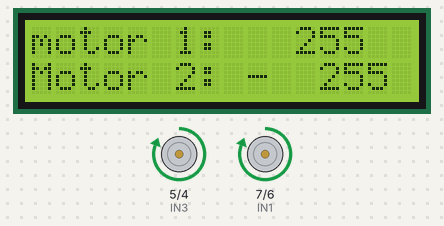
Bench run of a sketch on a simulated Arduino Uno, built with avr-gcc and run on an emulated ATmega328P. Parts: 16×2 character LCD, motor-driver pin pairs drawn as motors (green arrow = first pin HIGH = forward, orange = second pin HIGH = backward, longer = more drive).

Above: at 0.1 s.
At 15.2 s:
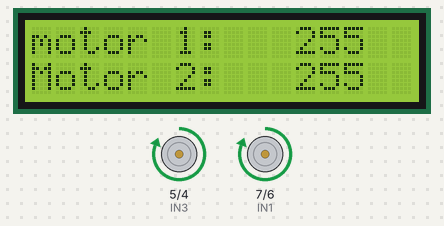
At 20.2 s:
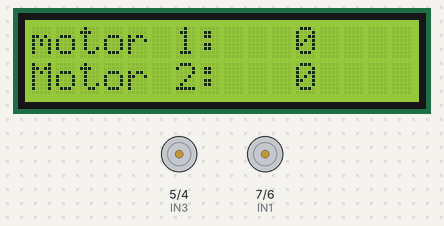
Timing chart, 0 to 127.0 s (numbered marks = the images above):
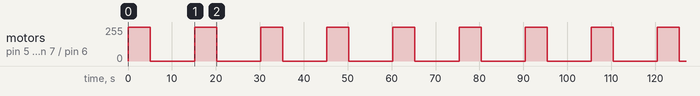

Measured:
- by itself, motor on pin 5 (IN3) / pin 4 (IN4), motor on pin 7 (IN1) / pin 6 (IN2): alternates forward 255/255 for 5.0 s and stopped for 10.0 s
- what the display in image 1 shows lasts 5.1 s, from 15.1 s to 20.2 s

The sketch:

Motor.ino
```cpp
#include <LiquidCrystal_I2C.h>
#include <Wire.h>
#define IN1  7
#define IN2 6
#define IN3 5
#define IN4 4
#define MAX_SPEED 255 //từ 0-255
#define MIN_SPEED 0
LiquidCrystal_I2C lcd(0x27,16,2);
void setup()
{
  lcd.init();
  lcd.backlight();
  pinMode(IN1, OUTPUT);
  pinMode(IN2, OUTPUT);
  pinMode(IN3, OUTPUT);
  pinMode(IN4, OUTPUT);
}

void motor_1_Dung() {
  digitalWrite(IN1, LOW);
  digitalWrite(IN2, LOW);
}

void motor_2_Dung() {
  digitalWrite(IN3, LOW);
  digitalWrite(IN4, LOW);
}

void motor_1_Tien(int speed) { //speed: từ 0 - MAX_SPEED
  speed = constrain(speed, MIN_SPEED, MAX_SPEED);//đảm báo giá trị nằm trong một khoảng từ 0 - MAX_SPEED - http://arduino.vn/reference/constrain
  digitalWrite(IN1, HIGH);// chân này không có PWM
  analogWrite(IN2, 255 - speed);
}

void motor_1_Lui(int speed) {
  speed = constrain(speed, MIN_SPEED, MAX_SPEED);//đảm báo giá trị nằm trong một khoảng từ 0 - MAX_SPEED - http://arduino.vn/reference/constrain
  digitalWrite(IN1, LOW);// chân này không có PWM
  analogWrite(IN2, speed);
}

void motor_2_Tien(int speed) { //speed: từ 0 - MAX_SPEED
  speed = constrain(speed, MIN_SPEED, MAX_SPEED);//đảm báo giá trị nằm trong một khoảng từ 0 - MAX_SPEED - http://arduino.vn/reference/constrain
  analogWrite(IN3, speed);
  digitalWrite(IN4, LOW);// chân này không có PWM
}

void motor_2_Lui(int speed) {
  speed = constrain(speed, MIN_SPEED, MAX_SPEED);//đảm báo giá trị nằm trong một khoảng từ 0 - MAX_SPEED - http://arduino.vn/reference/constrain
  analogWrite(IN4, 255 - speed);
  digitalWrite(IN3, HIGH);// chân này không có PWM
}

void loop()
{
  // NGUOC CHIEU
  lcd.print("motor 1: ");
  lcd.setCursor(11,0);
  lcd.print(MAX_SPEED);
  lcd.setCursor(0,1);
  lcd.print("Motor 2: -");
  lcd.setCursor(12,1);
  lcd.print(MAX_SPEED);

  motor_1_Tien(MAX_SPEED); // motor 1 tiến
  motor_2_Lui(MAX_SPEED); //motor 2 lùi
  delay(5000);
  lcd.clear();


  motor_1_Dung();
  motor_2_Dung();
  lcd.print("motor 1: ");
  lcd.setCursor(11,0);
  lcd.print(0);
  lcd.setCursor(0,1);
  lcd.print("Motor 2: ");
  lcd.setCursor(11,1);
  lcd.print(0);

  delay(10000);//dừng 10s

  lcd.clear();
  //Cung chieu:
  lcd.print("motor 1: ");
  lcd.setCursor(11,0);
  lcd.print(MAX_SPEED);
  lcd.setCursor(0,1);
  lcd.print("Motor 2: ");
  lcd.setCursor(11,1);
  lcd.print(MAX_SPEED);

  motor_1_Tien(MAX_SPEED); // motor 1 tiến
  motor_2_Tien(MAX_SPEED); //motor 2 lùi
  delay(5000);
  lcd.clear();

  motor_1_Dung();
  motor_2_Dung();
  lcd.print("motor 1: ");
  lcd.setCursor(11,0);
  lcd.print(0);
  lcd.setCursor(0,1);
  lcd.print("Motor 2: ");
  lcd.setCursor(11,1);
  lcd.print(0);
  delay(10000);//dừng 10s
  lcd.clear();
}
```
